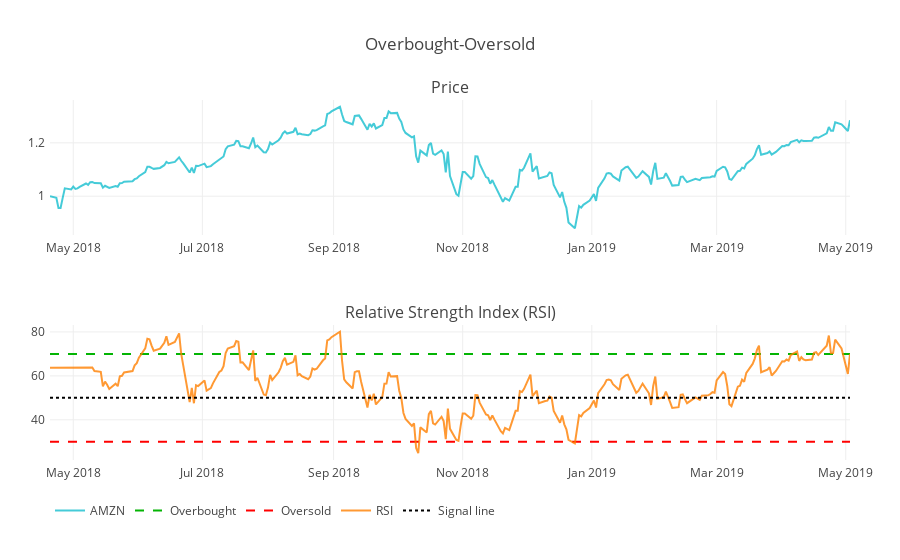

Notebook code for this chart:
### Markdown cell above
## RSI

### Code cell
rsi = get_RSI(portf_value['Adj Close'])
normed_df['RSI'] = rsi
plot_rsi = plot_rsi_indicator(normed_df, symbol, output_type='nb')
iplot(plot_rsi)

### Figure 1 — Plotly figure (JSON) as saved in the notebook; plotly's stock layout.template omitted (floating-point values rounded to 4 significant figures; data arrays with more than 128 entries replaced by an {"elided": "..."} marker saying what was removed)
{"data": [{"line": {"color": "#17BECF"}, "name": "AMZN", "opacity": 0.8, "type": "scatter", "uid": "be176e06-c7c4-4245-8c70-00d0124735f6", "x": {"elided": "261 str values"}, "xaxis": "x", "y": {"elided": "261 float values"}, "yaxis": "y"}, {"line": {"color": "#04B404", "dash": "dash"}, "name": "Overbought", "type": "scatter", "uid": "252aea74-f542-4443-b4fc-876232ea1030", "x": {"elided": "261 str values"}, "xaxis": "x2", "y": {"elided": "261 int values"}, "yaxis": "y2"}, {"line": {"color": "#FF0000", "dash": "dash"}, "name": "Oversold", "type": "scatter", "uid": "dc2d2fc0-f57c-45ed-997c-93c26595b77c", "x": {"elided": "261 str values"}, "xaxis": "x2", "y": {"elided": "261 int values"}, "yaxis": "y2"}, {"line": {"color": "#FF8000"}, "name": "RSI", "opacity": 0.8, "type": "scatter", "uid": "a1f1f50d-6f0a-4ced-9184-41ff2a9eab35", "x": {"elided": "261 str values"}, "xaxis": "x2", "y": {"elided": "261 float values"}, "yaxis": "y2"}, {"line": {"color": "#000000", "dash": "dot"}, "name": "Signal line", "type": "scatter", "uid": "57a1e910-8167-4232-b901-586feb87ea76", "x": {"elided": "261 str values"}, "xaxis": "x2", "y": {"elided": "261 int values"}, "yaxis": "y2"}], "layout": {"annotations": [{"font": {"size": 16}, "showarrow": false, "text": "Price", "x": 0.5, "xanchor": "center", "xref": "paper", "y": 1, "yanchor": "bottom", "yref": "paper"}, {"font": {"size": 16}, "showarrow": false, "text": "Relative Strength Index (RSI)", "x": 0.5, "xanchor": "center", "xref": "paper", "y": 0.375, "yanchor": "bottom", "yref": "paper"}], "autosize": true, "legend": {"orientation": "h"}, "margin": {"b": 100, "l": 50, "pad": 4, "r": 50, "t": 100}, "showlegend": true, "title": {"text": "Overbought-Oversold"}, "xaxis": {"anchor": "y", "autorange": true, "domain": [0, 1], "range": ["2018-04-20", "2019-05-03"], "type": "date"}, "xaxis2": {"anchor": "y2", "autorange": true, "domain": [0, 1], "range": ["2018-04-20", "2019-05-03"], "type": "date"}, "yaxis": {"anchor": "x", "autorange": true, "domain": [0.625, 1], "range": [0.8546, 1.361], "type": "linear"}, "yaxis2": {"anchor": "x2", "autorange": true, "domain": [0, 0.375], "range": [21.72, 83.14], "type": "linear"}}}
